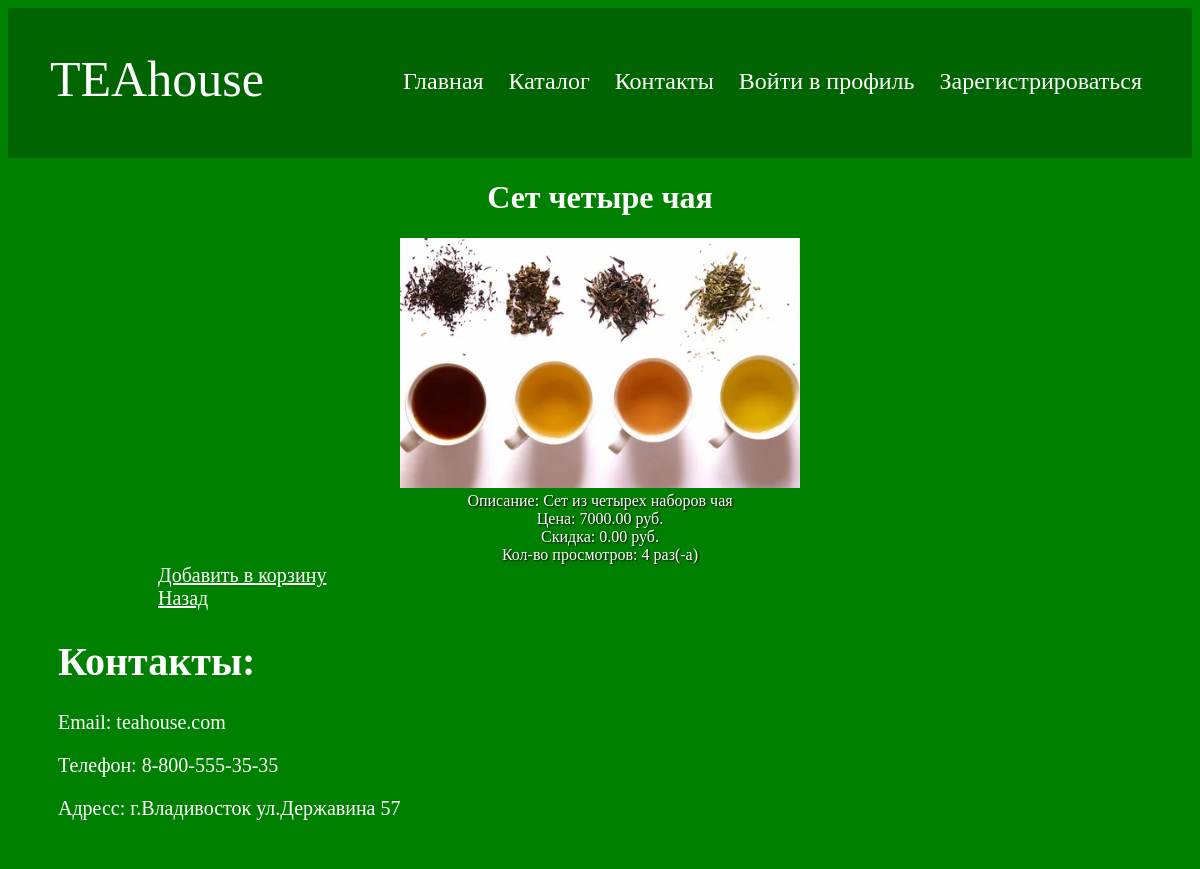
The page /products/19/ on the database its author committed.
### shopapp/models.py (models this page shows)
class Product(models.Model):
    class Meta:
        ordering = ["name", "price"]
    name = models.CharField(max_length=100)
    description = models.TextField(null=False, blank=True)
    price = models.DecimalField(default=0, max_digits=8, decimal_places=2)
    discount = models.DecimalField(default=0, max_digits=8, decimal_places=2)
    created_at = models.DateTimeField(auto_now_add=True)
    views_count = models.DecimalField(default=0, max_digits=8, decimal_places=0)
    preview = models.ImageField(null=True, blank=True, upload_to=product_preview_directory_path)

### shopapp/views.py (the view)
# urls.py: path("products/<int:pk>/", ProductDetailsView.as_view(), name="product_details"),
class ProductDetailsView(DetailView):
    template_name = 'shopapp/products-details.html'
    model = Product
    context_object_name = "product"
    def get_object(self):
        obj = super().get_object()
        obj.views_count += 1
        obj.save()
        return obj

### shopapp/templates/shopapp/products-details.html (shortened to what this page needs)
{% extends 'shopapp/base.html' %}
{% block body %}
    <h1 style="color: white; text-align: center;"><strong>{{ product.name }}</strong></h1>
    <div style="color: white; text-align: center;">
        <div>
            {% if product.preview %}
                <img style="width: 400px; height: 250px" src="{{ product.preview.url }}" alt="{{ product.preview.name }}">
            {% endif %}
        </div>
        <div style="text-shadow: 1px 1px 2px black;">
            Описание:
            <en>{{ product.description }}</en>
        </div>
        <div style="text-shadow: 1px 1px 2px black;">
            Цена:
            <en>{{ product.price }} руб.</en>
        </div>
        <div style="text-shadow: 1px 1px 2px black;">
            Скидка:
            <en>{{ product.discount }} руб.</en>
        </div>
        <div style="text-shadow: 1px 1px 2px black;">
            Кол-во просмотров:
            <en>{{ product.views_count }} раз(-a)</en>
        </div>
    </div>
    <div>
        <a style="padding-left: 150px; text-decoration: underline; color: white; font-size: 20px;" href="{% url 'shopapp:add_to_cart' product.pk %}">Добавить в корзину</a>
        <br>
    </div>
    <div>
        <a style="padding-left: 150px; text-decoration: underline; color: white; font-size: 20px;" href="{% url 'shopapp:products-list' %}">Назад </a>
    </div>
{% endblock %}

### shopapp/static/shopapp/css/style.css (style rules this page uses)
body { background-color: rgb(0, 128, 0); }

### rows shown on the page
Product: name "Сет четыре чая", preview (picture), description "Сет из четырех наборов чая", price "7000.00", discount "0.00", views_count "4"
